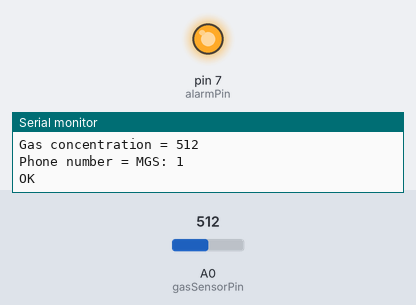
The sketch below on a simulated Arduino Uno, built with avr-gcc and run on an emulated ATmega328P. Shown: output pins drawn as LEDs (lit = HIGH), the last lines printed to the serial monitor. The inputs (shaded band) are chosen by the test bench; at power-on: A0 (gasSensorPin) = 512. The modem accepts every AT command (registered, SIM ready, sends succeed) and sends nothing else.

Above: at 4.7 s.
4.8 s: A0 (gasSensorPin) set to 317
6.5 s: A0 (gasSensorPin) set to 286
At 7.6 s:
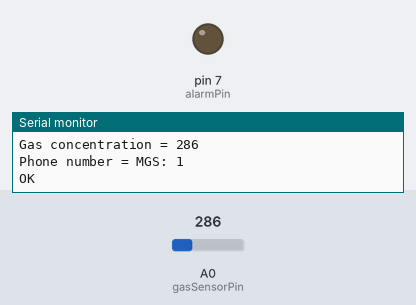
8.8 s: A0 (gasSensorPin) set to 306
At 10.6 s:
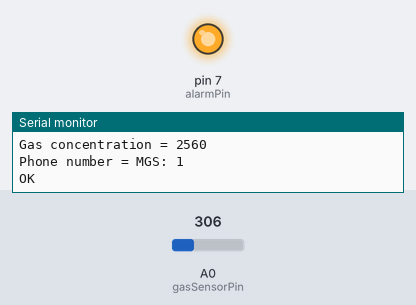
Timing chart, 0 to 12.1 s (numbered marks = the images above; inputs shaded):
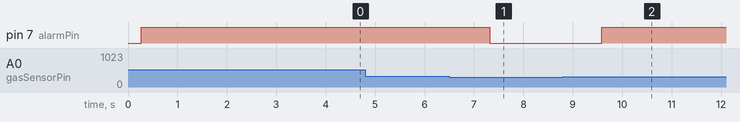

Measured:
- the behaviour switches between 300 and 299 on A0 (gasSensorPin) (found by bisection; images 0 and 1)
- after the input at 6.5 s, pin 7 (alarmPin): HIGH → LOW after 0.82 s
- after the input at 8.8 s, pin 7 (alarmPin): LOW → HIGH after 0.79 s

The sketch:

Gas_Leak_Detector.ino
```cpp
/**
 * @Description: Gas Leak Detector
 * @Components:
 * 1.)Arduino board
 * 2.)MQ-2 Gas sensor
 * 3.)SIM800L GSM module
 * 4.)LED
 * 5.)Power supply
 * 6.)Bluetooth HC-05 module
*/
#include <SoftwareSerial.h>
const int gasConcentrationThreshold = 300;
const int gasSensorPin = A0;
const int hc05TxPin = 2;
const int hc05RxPin = 3;
const int alarmPin = 7; //leakage indication
const int sim800TxPin = 10;
const int sim800RxPin = 11;
const int phoneNoLen = 14;
char hc05RxData[phoneNoLen+1] = "+234xxxxxxxxxx";
bool gasLeakPreviouslyDetected = false;
SoftwareSerial hc05(hc05TxPin,hc05RxPin);
SoftwareSerial sim800l(sim800TxPin,sim800RxPin);

/**
 * @brief gets phone number received via bluetooth
*/
void GetPhoneNumber(void);
/**
 * @brief Sends an SMS to a phone number.
 * @param phoneNo: number to send an SMS to.
 * @param message: content of SMS to be sent.
*/
void SendSMS(char* phoneNo,char* message);

void setup()
{
  Serial.begin(9600); //for debugging
  while(!Serial)
  {
    //wait for serial port to connect
  }
  hc05.begin(9600);
  sim800l.begin(9600);
  pinMode(alarmPin,OUTPUT);
}

void loop()
{
  GetPhoneNumber();
  int gasConcentration = analogRead(gasSensorPin);
  if(gasConcentration >= gasConcentrationThreshold)
  {
    if(!gasLeakPreviouslyDetected)
    {
      gasLeakPreviouslyDetected = true;
      SendSMS(hc05RxData,"Gas leakage detected!!!");
      digitalWrite(alarmPin,HIGH);
    }
  }
  else
  {
    if(gasLeakPreviouslyDetected)
    {
      gasLeakPreviouslyDetected = false;
      digitalWrite(alarmPin,LOW);
    }
  }
  //Debug
  Serial.print("Gas concentration = ");
  Serial.println(gasConcentration);
  Serial.print("Phone number = ");
  Serial.println(hc05RxData);
  delay(1000);
}

void GetPhoneNumber(void)
{
  static volatile bool newNumber;
  int i = 0;
  hc05.listen();
  while(hc05.available())
  {
    newNumber = true;
    if(i >= phoneNoLen)
    {
      break;
    }
    hc05RxData[i] = hc05.read();
    i++;
  }
  if(newNumber)
  {
    hc05.print("phone: ");
    hc05.println(hc05RxData);
    newNumber = false;
  }
}

void SendSMS(char* phoneNo,char* message)
{
  char smsATCmd[25] = "AT+CMGS=\"";
  sim800l.println("AT+CMGF=1");
  delay(50);
  strcat(smsATCmd,phoneNo);
  strcat(smsATCmd,"\"\r\n");
  sim800l.print(smsATCmd);
  delay(50);
  sim800l.println(message);
  delay(50);
  sim800l.write(26); //Command termination
  delay(50);
}
```
